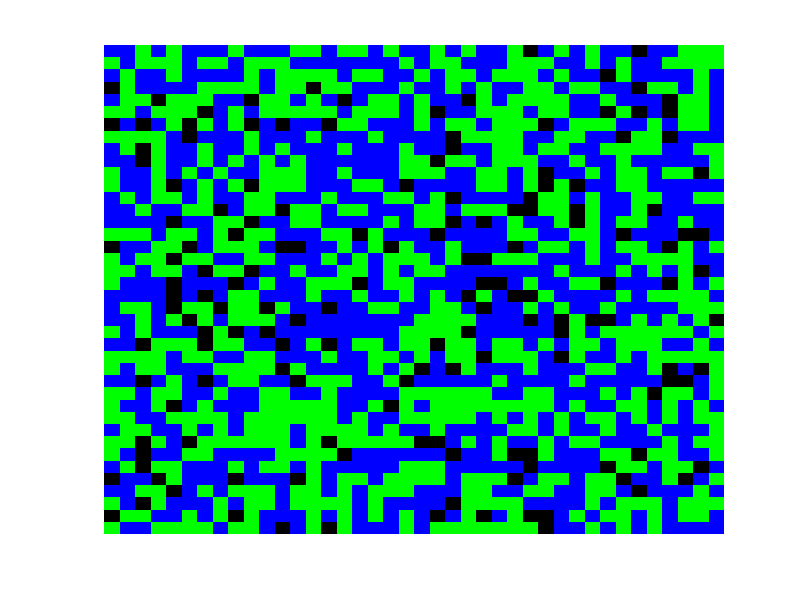

The MATLAB source for this figure: (Note: this script raises an error after producing the figure.)
% SYDE 332
% Racial Segregation Model Attempt

% size of grid
n = 40;

% proportion of vacancies
vacanicies_proportion = 0.1;

% number of races
T = 2;

% colors
map = [0 0 0; 1 0 0; 0 1 0; 0 0 1];

% racial dispreference parameter
% minimum fraction of friends that I need to be satisfied
sameness = 4/8;

max_iterations = 2000;

% initialize
z = zeros(n);

for i=1:n
    for j=1:n
        if rand > vacanicies_proportion
            z(i,j) = randi(T);
        end
    end
end

[row,col] = find(z(:,:,1)==0);
pos_vacancies = [row col];

figure,
imagesc(z);
colormap(map);
axis('off');

number_of_moves = zeros(1,max_iterations);

%% run simulation
total_neighbours = 8;
seg_index = [];

for k=1:max_iterations
    for i=randperm(n);
        for j=randperm(n);
            if z(i,j)~=0
                
                not_like_me = count_not_like_me(z,i,j);
                
                friends = total_neighbours - not_like_me;

                if friends/total_neighbours < sameness %going to move!
                    
                    idx = randperm(length(pos_vacancies));
                    
                    p = 1;
                    
                    new_x = pos_vacancies(idx(p),1);
                    new_y = pos_vacancies(idx(p),2);

                    z(new_x,new_y) = z(i,j);
                    z(i,j) = 0;
                    number_of_moves(k) = number_of_moves(k) + 1;
                    pos_vacancies(idx(p),1) = i;
                    pos_vacancies(idx(p),2) = j;

                end
            end

        end
    end
    
    seg_index = [seg_index, calculate_seg_index(z)];
    
    if number_of_moves(k) == 0
        disp('number of iterations to convergence: ')
        disp(k);
        disp('total number of moves to convergence: ')
        disp(sum(number_of_moves))
        break;
    end

end

seg_index

figure,
imagesc(z);
colormap(map);
title('Simulation results of Schelling model');
axis('off');

figure,
plot(seg_index);
title('Segregation index');
axis([0 inf 0 1])

%% plot number of moves
% iterant = 1:max_iterations;
% figure,
% plot(log10(iterant), log10(number_of_moves));
